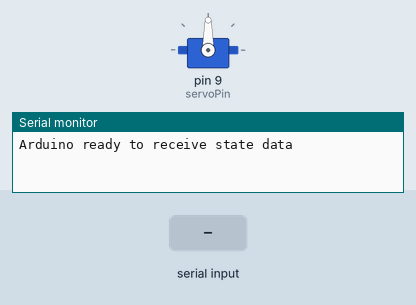
Recording of a sketch running on a simulated Arduino Uno, built with avr-gcc and run on an emulated ATmega328P. Shown: servo, the last lines printed to the serial monitor. The test bench sets the inputs (shaded band). Random numbers use the default seed unless the sketch sets one.

Above: at 1.2 s.
1.3 s: "CALM\n" received over Serial
At 4.26 s:
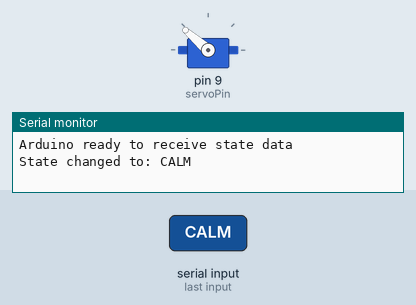
4.3 s: "ERRATIC\n" received over Serial
At 4.9 s:
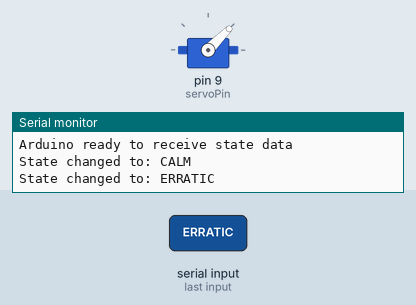
7.3 s: "CALM\n" received over Serial
At 8.0 s:
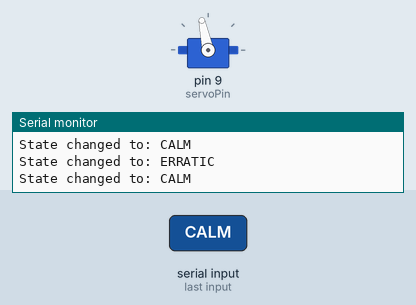
10.3 s: "OBSERVE\n" received over Serial
Timing chart, 0 to 14.3 s (numbered marks = the images above; inputs shaded):
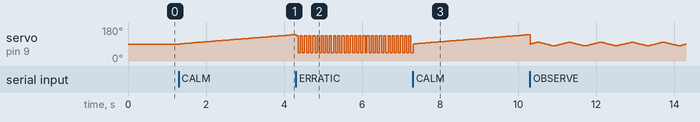

Measured:
- after the input at 1.3 s, servo on pin 9 (servoPin): moves from 90° to 140° over 2.9 s, starting at once

The sketch:

servo_motor_state_machine.ino
```cpp
#include <Servo.h>

// Define the servo pin
const int servoPin = 9;

// Initialize the servo
Servo myServo;

// Define states
String currentState = "SILENT";

// Movement parameters
int neutralAngle = 90;  // Neutral position
int narrowMin = 80;     // Minimum angle for narrow movements
int narrowMax = 100;    // Maximum angle for narrow movements
int wideMin = 45;       // Minimum angle for wide movements
int wideMax = 135;      // Maximum angle for wide movements
int dynamicRange = 10;  // Initial dynamic range for movements

// Timing and movement variables
unsigned long lastMoveTime = 0;   // Track the last movement time
float currentAngle = neutralAngle; // Current servo position
float stepSize = 0.5;             // Step size for smooth movement
bool increasing = true;           // Track direction of movement

void setup() {
  Serial.begin(9600);        // Initialize serial communication
  myServo.attach(servoPin);  // Attach the servo to the pin
  myServo.write(neutralAngle);  // Initialize servo to neutral position
  Serial.println("Arduino ready to receive state data");
}

void loop() {
  // Check if data is available from the Raspberry Pi
  if (Serial.available() > 0) {
    String receivedState = Serial.readStringUntil('\n'); // Read the incoming state
    receivedState.trim(); // Remove any extra whitespace

    // Update the current state if it has changed
    if (receivedState != currentState) {
      currentState = receivedState;
      Serial.print("State changed to: ");
      Serial.println(currentState);
      resetMovementParams(); // Reset movement parameters for the new state
    }
  }

  // Control servo based on the current state
  if (currentState == "OBSERVE") {
    handleObserveMovement();
  } else if (currentState == "CALM") {
    handleCalmMovement();
  } else if (currentState == "BREATHING") {
    handleBreathingMovement();
  } else if (currentState == "ERRATIC") {
    handleErraticMovement();
  } else if (currentState == "SILENT") {
    handleSilentState();
  }
}

// Reset movement parameters for new state
void resetMovementParams() {
  lastMoveTime = 0;
  increasing = true;
  currentAngle = neutralAngle;
  stepSize = 0.5; // Default step size for smooth movements
  dynamicRange = random(5, 15); // Randomize range for more natural movement
}

// Handle OBSERVE state movement
void handleObserveMovement() {
  moveServoContinuous(narrowMin, narrowMax, 10); // Slow, continuous narrow movement
}

// Handle CALM state movement
void handleCalmMovement() {
  moveServoContinuous(wideMin, wideMax + dynamicRange, 30); // Wide, continuous smooth movement with dynamic range
}

// Handle BREATHING state movement
void handleBreathingMovement() {
  moveServoContinuous(wideMin, wideMax + dynamicRange, 50); // Very slow and fluid wide movement with pauses
}

// Handle ERRATIC state movement
void handleErraticMovement() {
  moveServoSharp(wideMin, wideMax, random(50, 150)); // Quick, sharp movements with random delays
}

// Handle SILENT state
void handleSilentState() {
  myServo.write(neutralAngle);  // Ensure servo stays in neutral
}

// Move the servo continuously between a range with variable speed
void moveServoContinuous(int minAngle, int maxAngle, unsigned long speed) {
  unsigned long currentTime = millis();
  if (currentTime - lastMoveTime >= speed) {
    if (increasing) {
      currentAngle += stepSize;
      if (currentAngle >= maxAngle) increasing = false;
    } else {
      currentAngle -= stepSize;
      if (currentAngle <= minAngle) increasing = true;
    }
    myServo.write((int)currentAngle); // Cast to integer for servo command
    lastMoveTime = currentTime;
  }
}

// Sharply move the servo between a range with random delays
void moveServoSharp(int minAngle, int maxAngle, unsigned long speed) {
  unsigned long currentTime = millis();
  if (currentTime - lastMoveTime >= speed) {
    if (increasing) {
      currentAngle = maxAngle;
      increasing = false;
    } else {
      currentAngle = minAngle;
      increasing = true;
    }
    myServo.write((int)currentAngle); // Cast to integer for servo command
    lastMoveTime = currentTime;
  }
}
```
